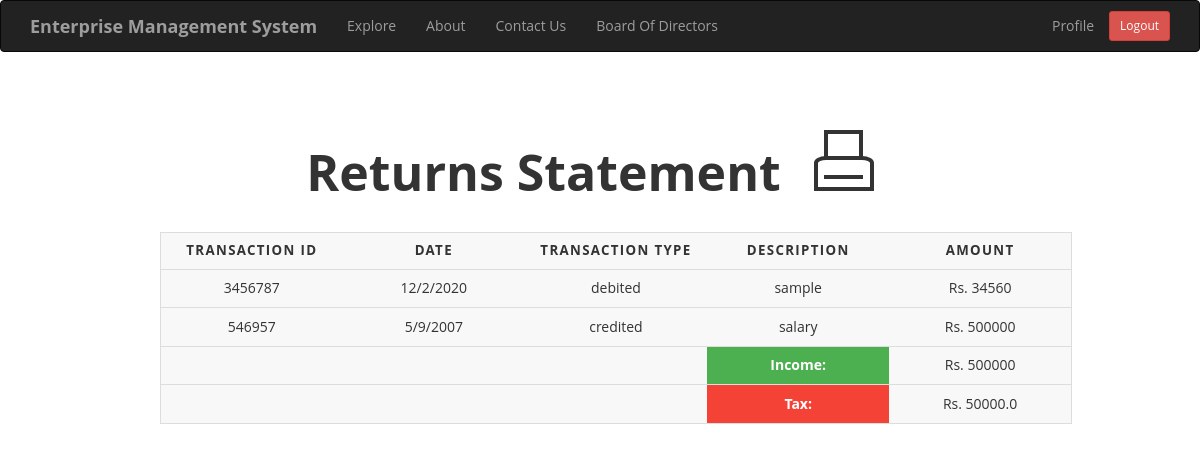
/get_returns (signed in), run on an earlier commit of the app's database.
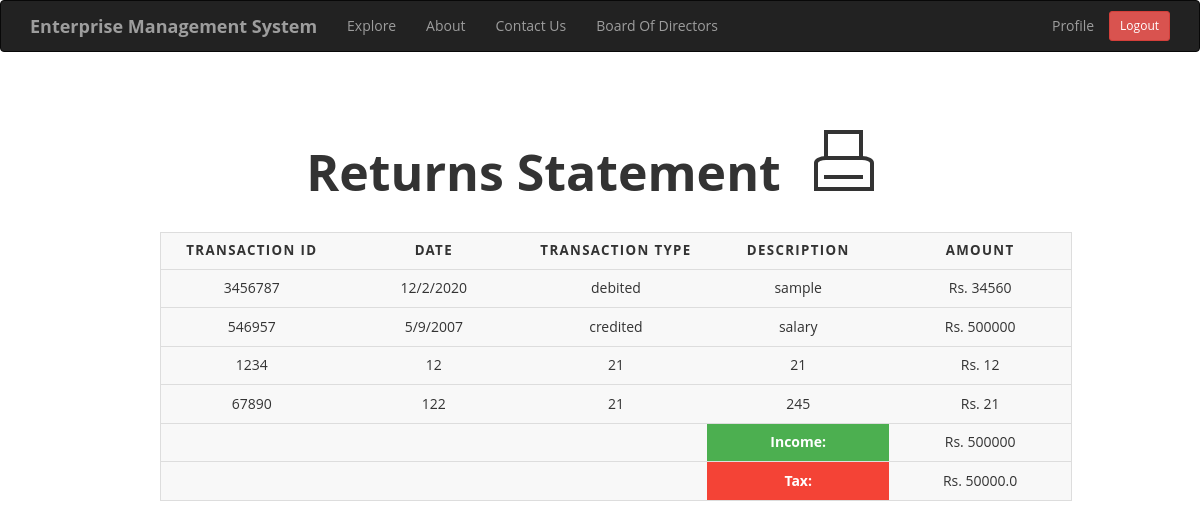
And on a later commit of the database.
### app/models.py (models this page shows, shortened)
class Transaction(db.Model):
    id = db.Column(db.Integer,primary_key=True)
    tr_id = db.Column(db.Integer)
    date = db.Column(db.String(64))
    description = db.Column(db.String(140))
    tr_type = db.Column(db.String(64))
    amount = db.Column(db.Integer)
    valid = db.Column(db.Boolean, default=False)
    user_id = db.Column(db.Integer,db.ForeignKey('user.id'))
    comment = db.relationship('Comment',backref='comment_of',lazy='dynamic')
    document = db.relationship('Document',backref='document_of',lazy='dynamic')

### app/routes.py (the view)
@app.route('/get_returns')
@login_required
def get_returns():
    transactions = Transaction.query.filter_by(user_id=current_user.id,valid=True)
    cr_tr = Transaction.query.filter_by(user_id=current_user.id,valid=True,tr_type='credited')
    inc_tax, income = tax(cr_tr)
    return render_template('returns.html',title='Returns',transaction=transactions,tax=inc_tax,income=income)

### app/get_returns.py (called while the page is built)
def tax(cr):
    income,tax=0, 0
    for t in cr:
    	income+=t.amount
    if income < 250000:
    	return tax, income
    elif income < 500000:
    	tax = income/20
    	return tax, income
    elif income < 750000:
    	return income/10, income
    elif income < 1000000:
        return 15*(income/100), income
    elif income < 1250000:
    	return 20*(income/100), income
    elif income < 1500000:
    	return 25*(income/100), income
    else:
    	return 30*(income/100), income

### app/models.py (called while the page is built)
@login.user_loader
def load_user(id):
    return User.query.get(int(id))

### app/routes.py (called while the page is built)
@app.before_request
def before_request():
    if current_user.is_authenticated:
        current_user.last_seen = datetime.utcnow()
        db.session.commit()

### app/templates/returns.html (shortened to what this page needs)
{% extends "base.html" %}
{% block app_content %}
  <p style="text-align: center; font-size: 50px; margin-top: 50px;"><b>Returns Statement</b> <button class="print-button" onclick="print()"><span class="print-icon"></span></button></p>
<table style="margin-left: 130px;">
  <thead>
    <tr>
      <th scope="col">Transaction ID</th>
      <th scope="col">Date</th>
      <th scope="col">Transaction Type</th>
      <th scope="col">Description</th>
      <th scope="col">Amount</th>
    </tr>
  </thead>
  <tbody>
  	{% for po in transaction %}
    <tr>
    	<td>{{ po.tr_id }}</td>
        <td>{{ po.date }}</td>
        <td>{{ po.tr_type }}</td>
        <td>{{ po.description }}</td>
        <td>Rs. {{ po.amount }}</td>
    </tr>
    {% endfor %}
    <tr>
      <td></td>
      <td></td>
      <td></td>
      <td style="color: white; background-color: #4CAF50;"><b>Income: </b></td>
      <td>Rs. {{ income }}</td>
    </tr>
    <tr>
      <td></td>
      <td></td>
      <td></td>
      <td style="color: white; background-color: #f44336;"><b>Tax: </b></td>
      <td>Rs. {{ tax }}</td>
    </tr>
  </tbody>
</table>
{% endblock %}

What changed in the data, as far as the page shows it:
added Transaction: tr_id "1234", date "12", tr_type "21", description "21", amount "12"
added Transaction: tr_id "67890", date "122", tr_type "21", description "245", amount "21"
